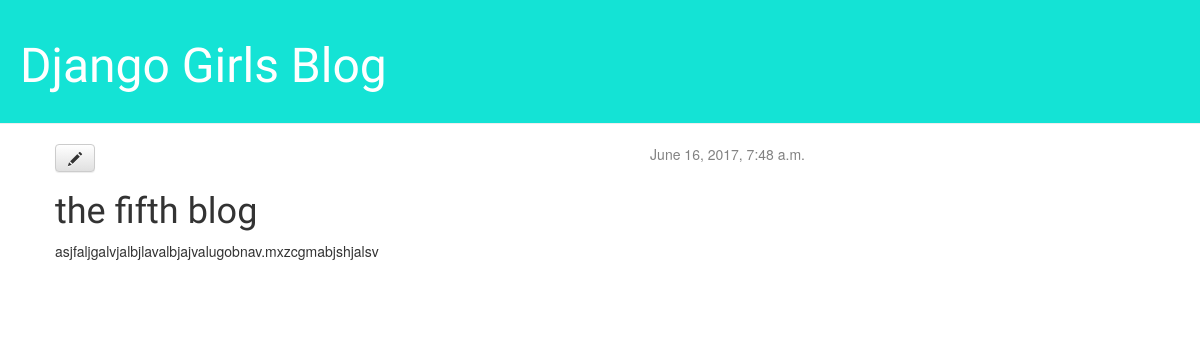
/post/5/, run on the app's committed database.
### blog/models.py (models this page shows, shortened)
class Post(models.Model):
	author = models.ForeignKey('auth.User')
	title = models.CharField(max_length=200)
	text = models.TextField()
	created_date = models.DateTimeField(default=timezone.now())
	published_date = models.DateTimeField(blank=True, null=True)

### blog/views.py (the view)
# urls.py: url(r'^post/(?P<pk>\d+)/$', views.post_detail, name='post_detail'),
def post_detail(request, pk):
	post = get_object_or_404(Post, pk=pk)
	return render(request, 'blog/post_detail.html', {'post':post})

### blog/templates/blog/post_detail.html
{% extends 'blog/base.html' %}
{% block content %}
    <div class="post">
        {% if post.published_date %}
            <div class="date">
                {{ post.published_date }}
            </div>
        {% endif %}
        <a class="btn btn-default" href="{% url 'post_edit' pk=post.pk %}"><span class="glyphicon glyphicon-pencil"></span></a>
        <h1>{{ post.title }}</h1>
        <p>{{ post.text|linebreaksbr }}</p>
    </div>
{% endblock %}

### blog/static/css/blog.css (style rules this page uses)
h1, h2, h3, h4 { font-family: 'Lobster', cursive; }
.date { float: right; color: #828282; }
.post { margin-bottom: 70px; }

### data on the page
Post: published_date "June 16, 2017, 7:48 a.m.", title "the fifth blog", text "asjfaljgalvjalbjlavalbjajvalugobnav.mxzcgmabjshjalsv"
